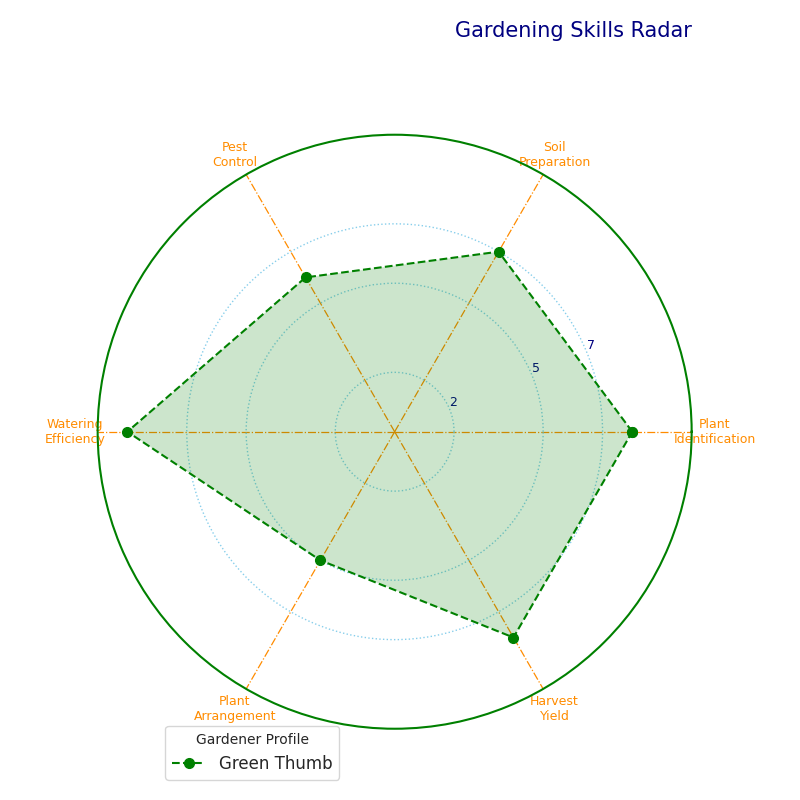

Recreate this plot in Python.
import numpy as np
import matplotlib.pyplot as plt

categories = ['Plant\nIdentification', 'Soil\nPreparation', 'Pest\nControl',
              'Watering\nEfficiency', 'Plant\nArrangement', 'Harvest\nYield']
N = len(categories)

values = [8, 7, 6, 9, 5, 8]
values += values[:1]
angles = np.linspace(0, 2 * np.pi, N, endpoint=False).tolist()
angles += angles[:1]

fig, ax = plt.subplots(figsize=(8, 8), subplot_kw=dict(polar=True))

# Updated color scheme
ax.yaxis.grid(True, color='skyblue', linestyle='dotted')
ax.xaxis.grid(True, color='darkorange', linestyle='dashdot', linewidth=0.9)
ax.spines['polar'].set_color('green')
ax.spines['polar'].set_linewidth(1.5)

plt.xticks(angles[:-1], categories, color='darkorange', size=9, rotation=35)

ax.set_rscale('linear')
plt.yticks([2, 5, 7], ["2", "5", "7"], color="navy", size=9)
plt.ylim(0, 10)

ax.plot(angles, values, linewidth=1.5, linestyle='--', color='green', 
        marker='o', markersize=7, label="Green Thumb")
ax.fill(angles, values, 'green', alpha=0.2)

plt.title('Gardening Skills Radar', size=15, color='navy', loc='right', y=1.15)
plt.legend(loc='lower left', bbox_to_anchor=(0.1, -0.1), fontsize='medium',
           title="Gardener Profile", title_fontsize='small')

plt.tight_layout()

plt.show()
